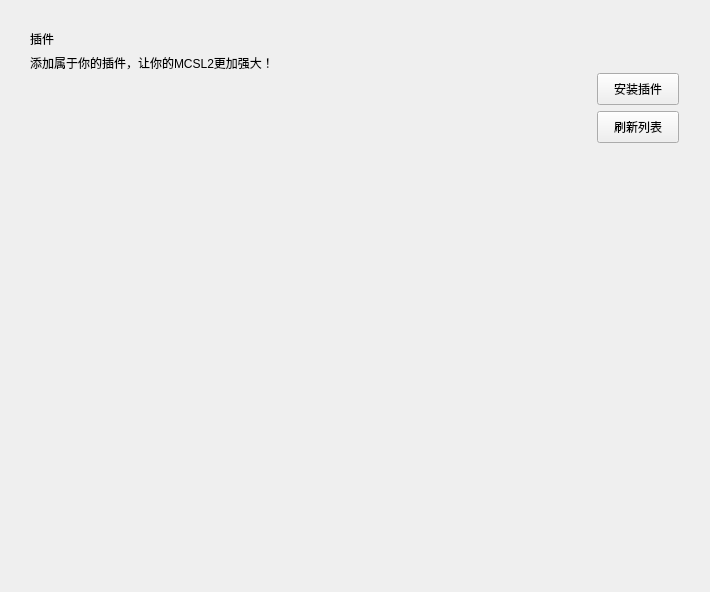
<?xml version="1.0" encoding="UTF-8"?>
<ui version="4.0">
 <class>PluginsInterface</class>
 <widget class="QFrame" name="PluginsInterface">
  <property name="geometry">
   <rect>
    <x>0</x>
    <y>0</y>
    <width>710</width>
    <height>592</height>
   </rect>
  </property>
  <property name="sizePolicy">
   <sizepolicy hsizetype="Expanding" vsizetype="Expanding">
    <horstretch>0</horstretch>
    <verstretch>0</verstretch>
   </sizepolicy>
  </property>
  <property name="windowTitle">
   <string/>
  </property>
  <layout class="QGridLayout" name="gridLayout">
   <item row="3" column="5">
    <spacer name="rightSpacer">
     <property name="orientation">
      <enum>Qt::Horizontal</enum>
     </property>
     <property name="sizeType">
      <enum>QSizePolicy::Fixed</enum>
     </property>
     <property name="sizeHint" stdset="0">
      <size>
       <width>20</width>
       <height>20</height>
      </size>
     </property>
    </spacer>
   </item>
   <item row="2" column="4">
    <spacer name="topRightSpacer">
     <property name="orientation">
      <enum>Qt::Vertical</enum>
     </property>
     <property name="sizeType">
      <enum>QSizePolicy::Fixed</enum>
     </property>
     <property name="sizeHint" stdset="0">
      <size>
       <width>20</width>
       <height>20</height>
      </size>
     </property>
    </spacer>
   </item>
   <item row="0" column="2">
    <spacer name="topSpacer">
     <property name="orientation">
      <enum>Qt::Vertical</enum>
     </property>
     <property name="sizeType">
      <enum>QSizePolicy::Fixed</enum>
     </property>
     <property name="sizeHint" stdset="0">
      <size>
       <width>20</width>
       <height>10</height>
      </size>
     </property>
    </spacer>
   </item>
   <item row="5" column="4">
    <spacer name="bottomRightSpacer">
     <property name="orientation">
      <enum>Qt::Vertical</enum>
     </property>
     <property name="sizeHint" stdset="0">
      <size>
       <width>20</width>
       <height>40</height>
      </size>
     </property>
    </spacer>
   </item>
   <item row="1" column="0">
    <spacer name="leftSpacer">
     <property name="orientation">
      <enum>Qt::Horizontal</enum>
     </property>
     <property name="sizeType">
      <enum>QSizePolicy::Fixed</enum>
     </property>
     <property name="sizeHint" stdset="0">
      <size>
       <width>10</width>
       <height>20</height>
      </size>
     </property>
    </spacer>
   </item>
   <item row="1" column="2" rowspan="5" colspan="2">
    <widget class="QWidget" name="titleLimitWidget" native="true">
     <layout class="QGridLayout" name="gridLayout_2">
      <item row="1" column="0">
       <widget class="StrongBodyLabel" name="subTitleLabel">
        <property name="sizePolicy">
         <sizepolicy hsizetype="Preferred" vsizetype="Fixed">
          <horstretch>0</horstretch>
          <verstretch>0</verstretch>
         </sizepolicy>
        </property>
        <property name="text">
         <string>添加属于你的插件，让你的MCSL2更加强大！</string>
        </property>
        <property name="textFormat">
         <enum>Qt::MarkdownText</enum>
        </property>
       </widget>
      </item>
      <item row="0" column="0">
       <widget class="TitleLabel" name="titleLabel">
        <property name="sizePolicy">
         <sizepolicy hsizetype="Preferred" vsizetype="Fixed">
          <horstretch>0</horstretch>
          <verstretch>0</verstretch>
         </sizepolicy>
        </property>
        <property name="text">
         <string>插件</string>
        </property>
       </widget>
      </item>
      <item row="2" column="0">
       <widget class="SmoothScrollArea" name="pluginsSmoothScrollArea">
        <property name="frameShape">
         <enum>QFrame::NoFrame</enum>
        </property>
        <property name="verticalScrollBarPolicy">
         <enum>Qt::ScrollBarAsNeeded</enum>
        </property>
        <property name="widgetResizable">
         <bool>true</bool>
        </property>
        <widget class="QWidget" name="pluginsScrollAreaWidgetContents">
         <property name="geometry">
          <rect>
           <x>0</x>
           <y>0</y>
           <width>544</width>
           <height>470</height>
          </rect>
         </property>
         <layout class="QGridLayout" name="gridLayout_3">
          <item row="0" column="0">
           <layout class="QVBoxLayout" name="pluginsVerticalLayout"/>
          </item>
         </layout>
        </widget>
       </widget>
      </item>
     </layout>
    </widget>
   </item>
   <item row="4" column="4">
    <widget class="PushButton" name="refreshPluginListBtn">
     <property name="sizePolicy">
      <sizepolicy hsizetype="Maximum" vsizetype="Fixed">
       <horstretch>0</horstretch>
       <verstretch>0</verstretch>
      </sizepolicy>
     </property>
     <property name="minimumSize">
      <size>
       <width>82</width>
       <height>32</height>
      </size>
     </property>
     <property name="maximumSize">
      <size>
       <width>82</width>
       <height>32</height>
      </size>
     </property>
     <property name="text">
      <string>刷新列表</string>
     </property>
    </widget>
   </item>
   <item row="3" column="4">
    <widget class="PrimaryPushButton" name="installPluginBtn">
     <property name="sizePolicy">
      <sizepolicy hsizetype="Fixed" vsizetype="Fixed">
       <horstretch>0</horstretch>
       <verstretch>0</verstretch>
      </sizepolicy>
     </property>
     <property name="minimumSize">
      <size>
       <width>82</width>
       <height>32</height>
      </size>
     </property>
     <property name="maximumSize">
      <size>
       <width>82</width>
       <height>32</height>
      </size>
     </property>
     <property name="text">
      <string>安装插件</string>
     </property>
    </widget>
   </item>
  </layout>
 </widget>
 <customwidgets>
  <customwidget>
   <class>PushButton</class>
   <extends>QPushButton</extends>
   <header>qfluentwidgets</header>
  </customwidget>
  <customwidget>
   <class>PrimaryPushButton</class>
   <extends>PushButton</extends>
   <header>qfluentwidgets</header>
  </customwidget>
  <customwidget>
   <class>SmoothScrollArea</class>
   <extends>QScrollArea</extends>
   <header>qfluentwidgets</header>
   <container>1</container>
  </customwidget>
  <customwidget>
   <class>StrongBodyLabel</class>
   <extends>QLabel</extends>
   <header>qfluentwidgets</header>
  </customwidget>
  <customwidget>
   <class>TitleLabel</class>
   <extends>QLabel</extends>
   <header>qfluentwidgets</header>
  </customwidget>
 </customwidgets>
 <resources/>
 <connections/>
</ui>
